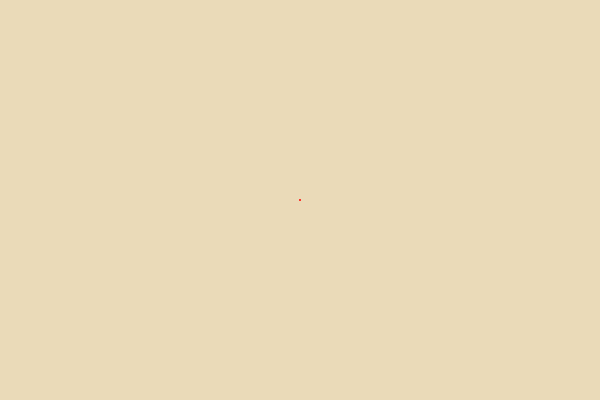
Frame 1 (no input)
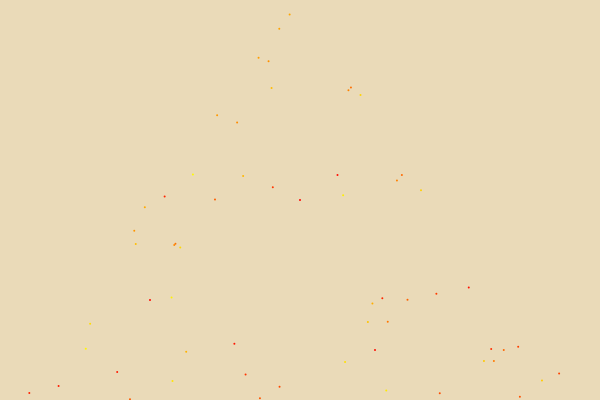
Frame 60 (no input)
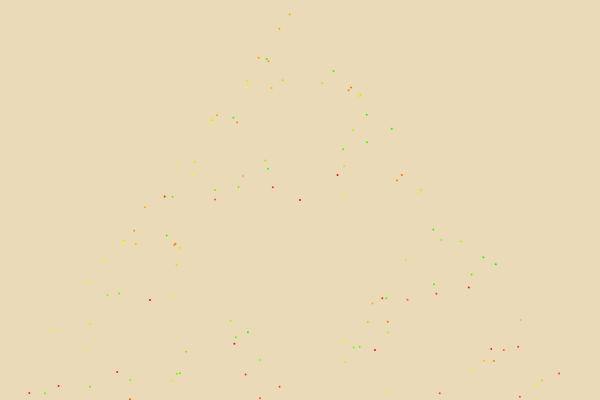
Frame 120 (the mouse pressed at the canvas centre since frame 60)

The p5.js sketch that drew these frames (run headless with seeded random() and noise() and a simulated clock; from frame 60 on, the mouse is pressed at the canvas centre):

// p5.js sketch
// ── sketch.js
let i = 0;
let x = y = 0;

function setup() {
  createCanvas(600, 400);
  background(234, 218, 184);
  colorMode(HSB, 360, 100, 100);
  frameRate(120);
}

function draw() {
  let p = floor(random(0, 3));
  if (p == 0) {
    x /= 2;
    y = (y + height)/2;
  } else if (p == 1) {
    x = (x + width/2)/2;
    y /= 2;
  } else if (p == 2) {
    x = (x + width)/2;
    y = (y + height)/2
  }
  stroke(i%360, 100, 100);
  strokeWeight(2);
  point(x, y);
  i += 1;
  if (i > 24000) {
    print("I did it, Babe!");
    noLoop();
  }
}
